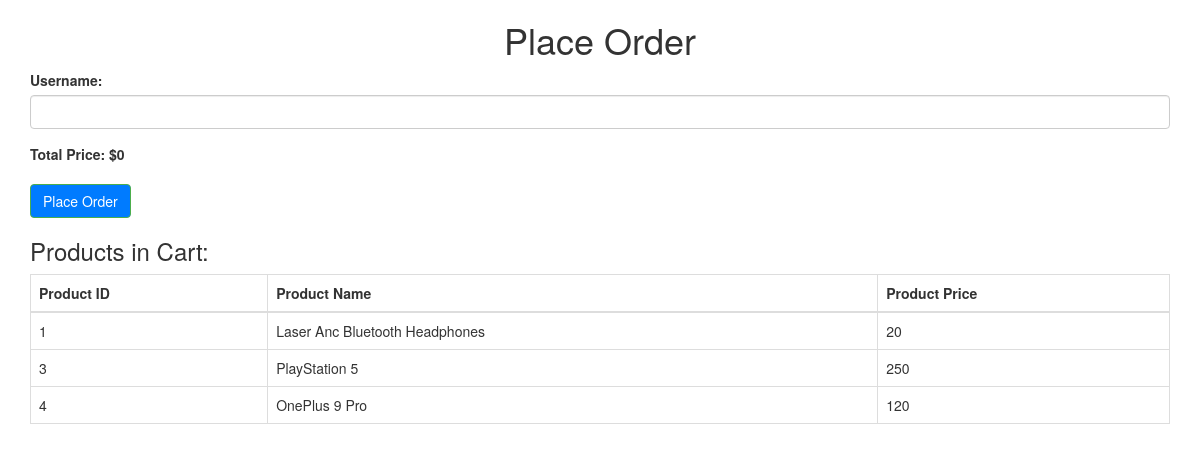
The app's page /order.php with its own data.
### tables this page shows
CREATE TABLE `products` (
  `product_id` int(11) NOT NULL,
  `product_name` varchar(100) NOT NULL,
  `product_desc` varchar(255) NOT NULL,
  `category_id` int(11) NOT NULL,
  `product_image` varchar(255) NOT NULL,
  `product_price` int(11) NOT NULL
);

### order.php (the view, shortened to what this page needs)
<?php
include '../tech-e/functions/get_cart_price.php';
?>
<!DOCTYPE html>
<html lang="en">
<head>
    <link rel="stylesheet" href="https://cdn.jsdelivr.net/npm/bootstrap@3.4.1/dist/css/bootstrap.min.css">
</head>
<body>
    <div class="container mt-5">
        <h1 class="text-center">Place Order</h1>
        <form action="" method="post">
            <div class="form-group">
                <label for="username">Username:</label>
                <input type="text" name="username" id="username" class="form-control" required>
            </div>
            <div class="form-group">
                <label for="total_price">Total Price: $<?php getTotalPrice();?></label>
            </div>
            <div class="form-group">
                <input style="background-color: #007BFF;" type="submit" name="place_order" class="btn btn-success" value="Place Order">
            </div>
        </form>
        <h3>Products in Cart:</h3>
        <table class="table table-bordered">
            <thead>
                <tr>
                    <th>Product ID</th>
                    <th>Product Name</th>
                    <th>Product Price</th>
                </tr>
            </thead>
            <tbody>
            <?php
            $get_products = "select * from `products`";
            $get_result = mysqli_query($conn, $get_products);
            while ($row = mysqli_fetch_assoc($get_result)) {
                $product_id = $row['product_id'];
                $product_title = $row['product_name'];
                $product_price = $row['product_price'];
                echo "<tr>
                        <td>$product_id</td>
                        <td>$product_title</td>
                        <td>$product_price</td>
                      </tr>";
            }
            ?>
        </tbody>
        </table>
    </div>
</body>
</html>

### records on screen
products: product_id "1", product_name "Laser Anc Bluetooth Headphones", product_price "20"
products: product_id "3", product_name "PlayStation 5", product_price "250"
products: product_id "4", product_name "OnePlus 9 Pro", product_price "120"

### other values on screen
$total_price "0"
